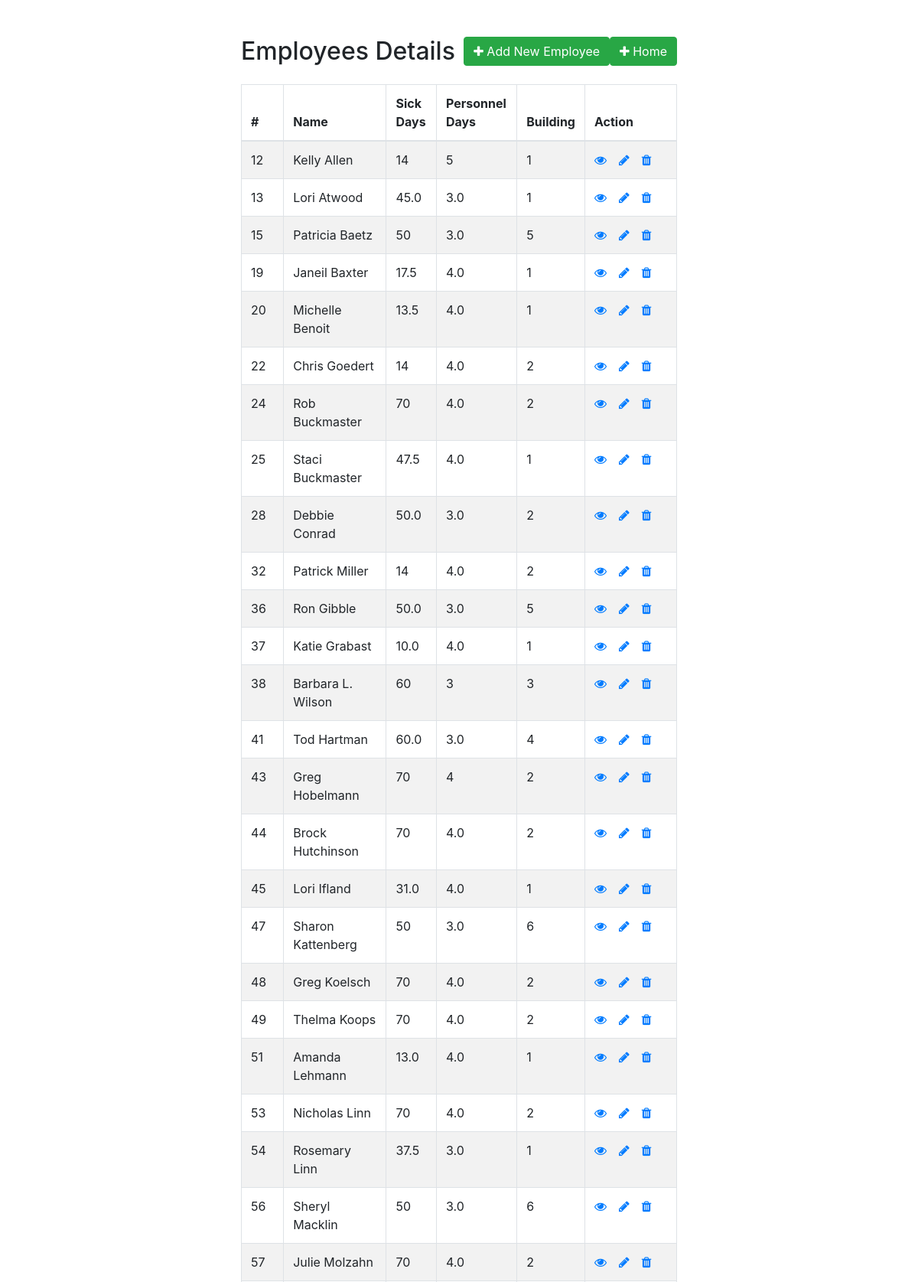
Screenshot of /createTeacher.php (upper part) with the database file from the repository.
### tables this page shows
CREATE TABLE IF NOT EXISTS `total_sick` (
  `tsick_id` int(11) NOT NULL AUTO_INCREMENT,
  `name` varchar(30) NOT NULL,
  `sickdays` varchar(15) NOT NULL DEFAULT '0',
  `perdays` varchar(15) NOT NULL DEFAULT '0',
  `profdays` varchar(15) NOT NULL DEFAULT '0',
  `bereavdays` varchar(15) NOT NULL DEFAULT '0',
  `spam` varchar(1) NOT NULL DEFAULT '1',
  `building` varchar(10) NOT NULL DEFAULT '1',
  PRIMARY KEY (`tsick_id`),
  UNIQUE KEY `name` (`name`)
);

### createTeacher.php (the view, shortened to what this page needs)
<!DOCTYPE html>
<html lang="en">
<head>
    <link rel="stylesheet" href="https://stackpath.bootstrapcdn.com/bootstrap/4.5.2/css/bootstrap.min.css">
    <link rel="stylesheet" href="https://maxcdn.bootstrapcdn.com/font-awesome/4.7.0/css/font-awesome.min.css">
</head>
<body>
    <div class="wrapper">
        <div class="container-fluid">
            <div class="row">
                <div class="col-md-12">
                    <div class="mt-5 mb-3 clearfix">
                        <h2 class="pull-left">Employees Details</h2>
                        <a href="index.php" class="btn btn-success pull-right"><i class="fa fa-plus"></i> Home</a>
                        <a href="create.php" class="btn btn-success pull-right"><i class="fa fa-plus"></i> Add New Employee</a>
                    </div>
                    <?php
                    require_once 'db.php';
                    $sql = "SELECT * FROM total_sick";
                    if($result = mysqli_query($conn, $sql)){
                        if(mysqli_num_rows($result) > 0){
                            echo '<table class="table table-bordered table-striped">';
                                echo "<thead>";
                                    echo "<tr>";
                                        echo "<th>#</th>";
                                        echo "<th>Name</th>";
                                        echo "<th>Sick Days</th>";
                                        echo "<th>Personnel Days</th>";
                                        echo "<th>Building</th>";
                                        echo "<th>Action</th>";
                                    echo "</tr>";
                                echo "</thead>";
                                echo "<tbody>";
                                while($row = mysqli_fetch_array($result)){
                                    echo "<tr>";
                                        echo "<td>" . $row['tsick_id'] . "</td>";
                                        echo "<td>" . $row['name'] . "</td>";
                                        echo "<td>" . $row['sickdays'] . "</td>";
                                        echo "<td>" . $row['perdays'] . "</td>";
                                        echo "<td>" . $row['building'] . "</td>";
                                        echo "<td>";
                                            echo '<a href="read.php?tsick_id='. $row['tsick_id'] .'" class="mr-3" title="View Record" data-toggle="tooltip"><span class="fa fa-eye"></span></a>';
                                            echo '<a href="update.php?tsick_id='. $row['tsick_id'] .'" class="mr-3" title="Update Record" data-toggle="tooltip"><span class="fa fa-pencil"></span></a>';
                                            echo '<a href="delete.php?tsick_id='. $row['tsick_id'] .'" title="Delete Record" data-toggle="tooltip"><span class="fa fa-trash"></span></a>';
                                        echo "</td>";
                                    echo "</tr>";
                                }
                                echo "</tbody>";
                            echo "</table>";
                        } else{
                            echo '<div class="alert alert-danger"><em>No records were found.</em></div>';
                        }
                    } else{
                        echo "Oops! Something went wrong. Please try again later.";
                    mysqli_close($link);
                    }
                    ?>
                </div>
            </div>
        </div>
    </div>
</body>
</html>

### createTeacher.php (style rules this page uses)
.wrapper { width: 600px; margin: 0 auto; }
table tr td:last-child { width: 120px; }

### rows the page displays
total_sick: tsick_id "12", name "Kelly Allen", sickdays "14", perdays "5", building "1"
total_sick: tsick_id "13", name "Lori Atwood", sickdays "45.0", perdays "3.0", building "1"
total_sick: tsick_id "15", name "Patricia Baetz", sickdays "50", perdays "3.0", building "5"
total_sick: tsick_id "19", name "Janeil Baxter", sickdays "17.5", perdays "4.0", building "1"
total_sick: tsick_id "20", name "Michelle Benoit", sickdays "13.5", perdays "4.0", building "1"
total_sick: tsick_id "22", name "Chris Goedert", sickdays "14", perdays "4.0", building "2"
total_sick: tsick_id "24", name "Rob Buckmaster", sickdays "70", perdays "4.0", building "2"
total_sick: tsick_id "25", name "Staci Buckmaster", sickdays "47.5", perdays "4.0", building "1"
total_sick: tsick_id "28", name "Debbie Conrad", sickdays "50.0", perdays "3.0", building "2"
total_sick: tsick_id "32", name "Patrick Miller", sickdays "14", perdays "4.0", building "2"
total_sick: tsick_id "36", name "Ron Gibble", sickdays "50.0", perdays "3.0", building "5"
total_sick: tsick_id "37", name "Katie Grabast", sickdays "10.0", perdays "4.0", building "1"
total_sick: tsick_id "38", name "Barbara L. Wilson", sickdays "60", perdays "3", building "3"
total_sick: tsick_id "41", name "Tod Hartman", sickdays "60.0", perdays "3.0", building "4"
total_sick: tsick_id "43", name "Greg Hobelmann", sickdays "70", perdays "4", building "2"
total_sick: tsick_id "44", name "Brock Hutchinson", sickdays "70", perdays "4.0", building "2"
total_sick: tsick_id "45", name "Lori Ifland", sickdays "31.0", perdays "4.0", building "1"
total_sick: tsick_id "47", name "Sharon Kattenberg", sickdays "50", perdays "3.0", building "6"
total_sick: tsick_id "48", name "Greg Koelsch", sickdays "70", perdays "4.0", building "2"
total_sick: tsick_id "49", name "Thelma Koops", sickdays "70", perdays "4.0", building "2"
total_sick: tsick_id "51", name "Amanda Lehmann", sickdays "13.0", perdays "4.0", building "1"
total_sick: tsick_id "53", name "Nicholas Linn", sickdays "70", perdays "4.0", building "2"
total_sick: tsick_id "54", name "Rosemary Linn", sickdays "37.5", perdays "3.0", building "1"
total_sick: tsick_id "56", name "Sheryl Macklin", sickdays "50", perdays "3.0", building "6"
total_sick: tsick_id "57", name "Julie Molzahn", sickdays "70", perdays "4.0", building "2"
